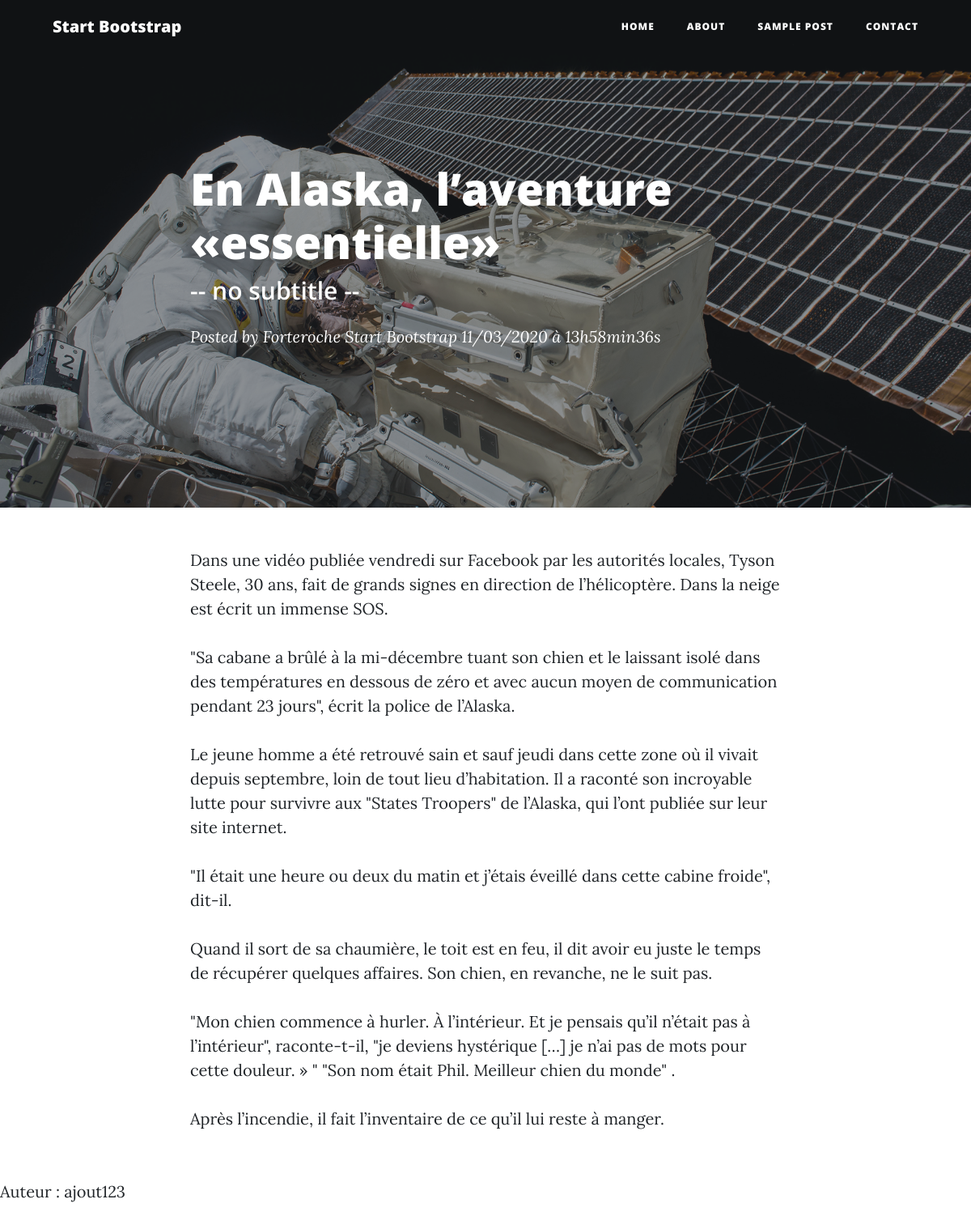
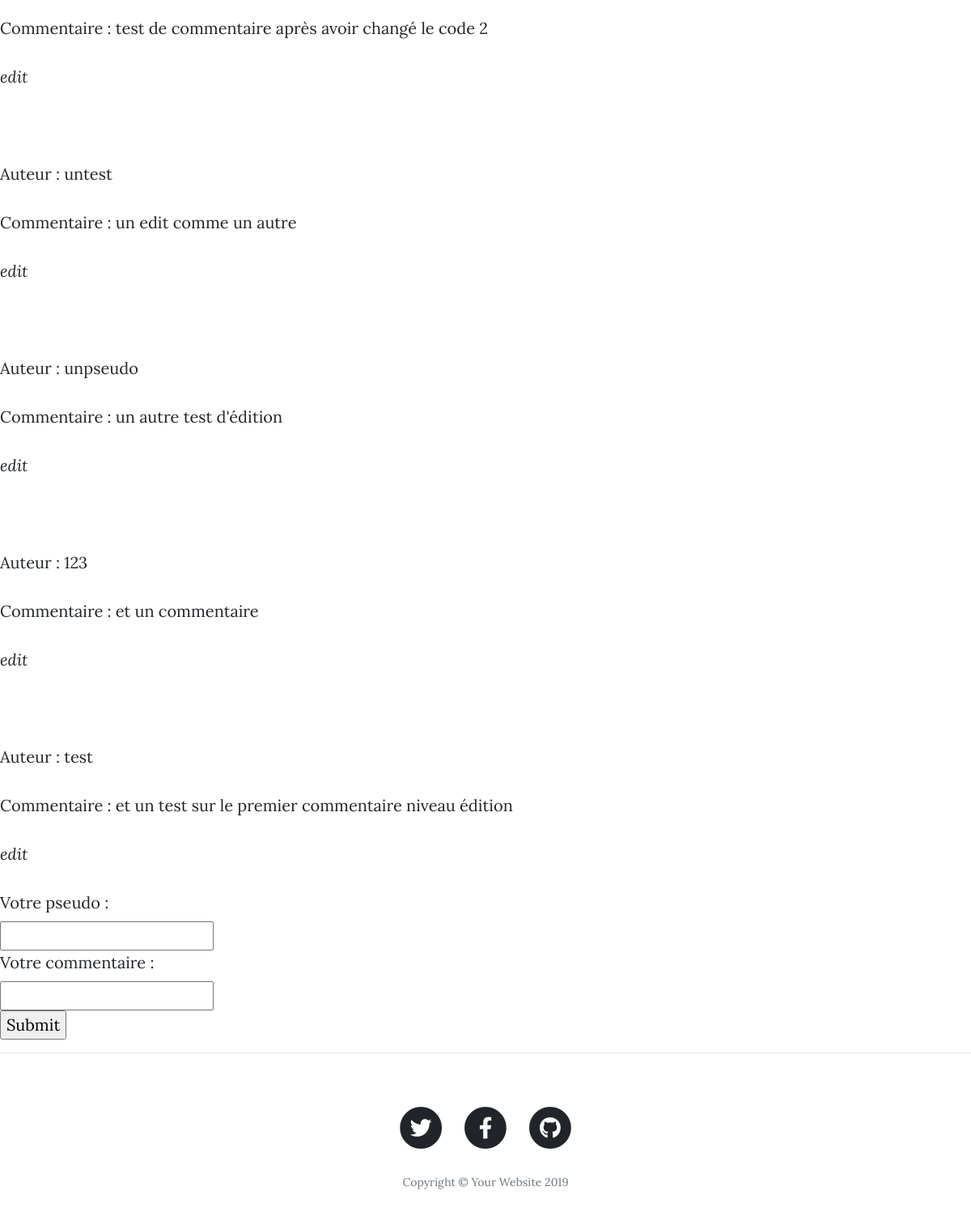
/posts.php?action=post&id=1, run on the app's committed database (2 pictures, top to bottom).
### tables this page shows
CREATE TABLE IF NOT EXISTS `posts` (
  `id` int(11) NOT NULL AUTO_INCREMENT,
  `author` varchar(255) NOT NULL,
  `content` text NOT NULL,
  `creation_date` datetime NOT NULL,
  `title` varchar(255) NOT NULL,
  `post_sample` text NOT NULL,
  PRIMARY KEY (`id`)
);

CREATE TABLE IF NOT EXISTS `comments` (
  `id` int(11) NOT NULL AUTO_INCREMENT,
  `author` varchar(11) NOT NULL,
  `content` text NOT NULL,
  `id_post` int(11) NOT NULL,
  `comment_date` datetime NOT NULL,
  PRIMARY KEY (`id`)
);

### controller/frontend.php (called while the page is built, shortened)
<?php
require_once('model/ArticleManager.php');
require_once('model/CommentManager.php');
function post(){
    $commentManager = new CommentManager();
    $postManager = new ArticleManager();
    $singlePost = $postManager->getPost($_GET['id']);
    $comment = $commentManager -> getComments($_GET['id']);
    require("view/frontend/singlePostView.php");
}

### model/ArticleManager.php (called while the page is built, shortened)
<?php
class ArticleManager extends Manager{
    public function getPost($idPost){
        $db = $this -> dbConnect();
        $req = $db -> prepare('SELECT id, author, title, content, DATE_FORMAT(creation_date, \'%d/%m/%Y à %Hh%imin%ss\') AS creation_date_fr FROM posts WHERE id = ?');
        $req -> execute(array($idPost));
        $post = $req ->fetch();
        return $post;
    }
} ?>

### model/CommentManager.php (called while the page is built, shortened)
<?php
class CommentManager extends Manager {
    public function getComments($idPost)
    {
        $db = $this -> dbConnect();
        $req = $db->prepare('SELECT id, author, content, DATE_FORMAT(comment_date, \'%d/%m/%Y à %Hh%imin%ss\') AS comment_date_fr FROM comments WHERE id_post = ? ORDER BY comment_date DESC');
        $req -> execute(array($idPost));
        return $req;
    }
}

### view/frontend/singlePostView.php (the view, shortened to what this page needs)
<header class="masthead" style="background-image: url('img/post-bg.jpg')">
    <div class="overlay"></div>
    <div class="container">
      <div class="row">
        <div class="col-lg-8 col-md-10 mx-auto">
          <div class="post-heading">
            <h1><?= htmlspecialchars($singlePost['title'])?></h1>
            <h2 class="subheading">-- no subtitle --</h2>
            <span class="meta">Posted by <?= htmlspecialchars($singlePost['author'])?>
              <a href="#">Start Bootstrap</a>
              <?= htmlspecialchars($singlePost['creation_date_fr'])?></span>
          </div>
        </div>
      </div>
    </div>
  </header>
  <?php
    $header = ob_get_clean()
    ?>
<div>
    <article>
                <div class="container">
                <div class="row">
                    <div class="col-lg-8 col-md-10 mx-auto">
                        <?= nl2br(htmlspecialchars($singlePost['content'])) ?>
                    </div>
                </div>
                </div>
    </article>
    <?php
    while($comments = $comment -> fetch()){?>
            <div>
            <p>Auteur : <?= htmlspecialchars($comments['author']) ?></p>
            <p>Commentaire : <?= htmlspecialchars($comments['content']) ?></p>
            <em><a href="comments.php?action=editComment&amp;comment_id=<?= $comments['id']?>">edit</a></em>
            </div>
    <?php
    }
    ?>
    <form action="comments.php?action=addComment&amp;id=<?= $singlePost['id'];?>" method="post">
        <div>
            <label>Votre pseudo :</label>
            <input type="text" id="author" name="author">
        </div>
        <div>
            <label>Votre commentaire : </label>
            <input type="text" id="content" name="content">
        </div>
        <div>
            <input type="submit">
        </div>
    </form>
</div>
<?php $content = ob_get_clean(); ?>
<?php require('PostView.php'); ?>

### posts.php
<?php
require('controller/frontend.php');
if($_GET['action'] == 'post'){
    if (isset($_GET['id']) && $_GET['id'] > 0) {
        post();
    } else {
        throw new Exception('Aucun identifiant de billet envoyé');
    }
}

### view/frontend/PostView.php (shortened to what this page needs)
<!DOCTYPE html>
<html lang="en">
<head>
  <link href="public/vendor/bootstrap/css/bootstrap.min.css" rel="stylesheet">
  <link href="public/vendor/fontawesome-free/css/all.min.css" rel="stylesheet" type="text/css">
  <link href="public/css/clean-blog.min.css" rel="stylesheet">
</head>
<body>
  <nav class="navbar navbar-expand-lg navbar-light fixed-top" id="mainNav">
    <div class="container">
      <a class="navbar-brand" href="index.html">Start Bootstrap</a>
      <div class="collapse navbar-collapse" id="navbarResponsive">
        <ul class="navbar-nav ml-auto">
          <li class="nav-item">
            <a class="nav-link" href="index.html">Home</a>
          </li>
          <li class="nav-item">
            <a class="nav-link" href="about.html">About</a>
          </li>
          <li class="nav-item">
            <a class="nav-link" href="post.html">Sample Post</a>
          </li>
          <li class="nav-item">
            <a class="nav-link" href="contact.html">Contact</a>
          </li>
        </ul>
      </div>
    </div>
  </nav>
  <?= $header ?>
 <?= $content ?>
  <hr>
  <footer>
    <div class="container">
      <div class="row">
        <div class="col-lg-8 col-md-10 mx-auto">
          <ul class="list-inline text-center">
            <li class="list-inline-item">
              <a href="#">
                <span class="fa-stack fa-lg">
                  <i class="fas fa-circle fa-stack-2x"></i>
                  <i class="fab fa-twitter fa-stack-1x fa-inverse"></i>
                </span>
              </a>
            </li>
            <li class="list-inline-item">
              <a href="#">
                <span class="fa-stack fa-lg">
                  <i class="fas fa-circle fa-stack-2x"></i>
                  <i class="fab fa-facebook-f fa-stack-1x fa-inverse"></i>
                </span>
              </a>
            </li>
            <li class="list-inline-item">
              <a href="#">
                <span class="fa-stack fa-lg">
                  <i class="fas fa-circle fa-stack-2x"></i>
                  <i class="fab fa-github fa-stack-1x fa-inverse"></i>
                </span>
              </a>
            </li>
          </ul>
          <p class="copyright text-muted">Copyright &copy; Your Website 2019</p>
        </div>
      </div>
    </div>
  </footer>
</body>
</html>

### data on the page
posts: title "En Alaska, l’aventure «essentielle»", author "Forteroche", content "Dans une vidéo publiée vendredi sur Facebook par les autorités locales, Tyson Steele, 30 ans, fait de grands signes en direction de l’hélicoptère. Dans la neige est écrit un immense SOS. \"Sa cabane a brûlé à la mi-décembre tuant son chien et le laissant isolé dans des températures en dessous de zéro et avec aucun moyen de communication pendant 23 jours\", écrit la police de l’Alaska. Le jeune homme a été retrouvé sain et sauf jeudi dans cette zone où il vivait depuis septembre, loin de tout lieu d’habitation. Il a raconté son incroyable lutte pour survivre aux \"States Troopers\" de l’Alaska, qui l’ont publiée sur leur site internet. \"Il était une heure ou deux du matin et j’étais éveillé dans…"
comments: author "ajout123", content "test de commentaire après avoir changé le code 2"
comments: author "untest", content "un edit comme un autre"
comments: author "unpseudo", content "un autre test d'édition"
comments: author "123", content "et un commentaire"
comments: author "test", content "et un test sur le premier commentaire niveau édition"

### other printed values
$singlePost['creation_date_fr'] "11/03/2020 à 13h58min36s"
